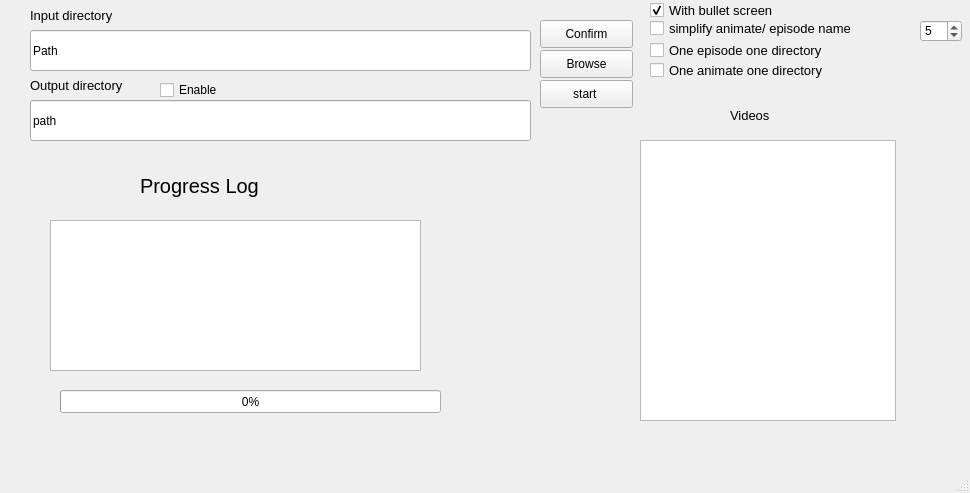
<?xml version="1.0" encoding="UTF-8"?>
<ui version="4.0">
 <class>MainWindow</class>
 <widget class="QMainWindow" name="MainWindow">
  <property name="geometry">
   <rect>
    <x>0</x>
    <y>0</y>
    <width>970</width>
    <height>493</height>
   </rect>
  </property>
  <property name="windowTitle">
   <string>Video Changer</string>
  </property>
  <property name="autoFillBackground">
   <bool>false</bool>
  </property>
  <widget class="QWidget" name="centralwidget">
   <widget class="QPushButton" name="pushButton">
    <property name="geometry">
     <rect>
      <x>540</x>
      <y>20</y>
      <width>93</width>
      <height>28</height>
     </rect>
    </property>
    <property name="text">
     <string>Confirm</string>
    </property>
   </widget>
   <widget class="QLineEdit" name="lineEdit">
    <property name="geometry">
     <rect>
      <x>30</x>
      <y>30</y>
      <width>501</width>
      <height>41</height>
     </rect>
    </property>
    <property name="inputMask">
     <string/>
    </property>
    <property name="text">
     <string>Path</string>
    </property>
   </widget>
   <widget class="QPushButton" name="pushButton_2">
    <property name="geometry">
     <rect>
      <x>540</x>
      <y>50</y>
      <width>93</width>
      <height>28</height>
     </rect>
    </property>
    <property name="text">
     <string>Browse</string>
    </property>
   </widget>
   <widget class="QTextBrowser" name="textBrowser">
    <property name="geometry">
     <rect>
      <x>50</x>
      <y>220</y>
      <width>371</width>
      <height>151</height>
     </rect>
    </property>
   </widget>
   <widget class="QLabel" name="label">
    <property name="geometry">
     <rect>
      <x>140</x>
      <y>170</y>
      <width>151</width>
      <height>31</height>
     </rect>
    </property>
    <property name="font">
     <font>
      <pointsize>15</pointsize>
     </font>
    </property>
    <property name="lineWidth">
     <number>1</number>
    </property>
    <property name="text">
     <string>Progress Log</string>
    </property>
   </widget>
   <widget class="QLineEdit" name="lineEdit_2">
    <property name="geometry">
     <rect>
      <x>30</x>
      <y>100</y>
      <width>501</width>
      <height>41</height>
     </rect>
    </property>
    <property name="text">
     <string>path</string>
    </property>
   </widget>
   <widget class="QLabel" name="label_2">
    <property name="geometry">
     <rect>
      <x>30</x>
      <y>0</y>
      <width>121</width>
      <height>31</height>
     </rect>
    </property>
    <property name="font">
     <font>
      <pointsize>10</pointsize>
     </font>
    </property>
    <property name="text">
     <string>Input directory</string>
    </property>
   </widget>
   <widget class="QLabel" name="label_3">
    <property name="geometry">
     <rect>
      <x>30</x>
      <y>70</y>
      <width>121</width>
      <height>31</height>
     </rect>
    </property>
    <property name="font">
     <font>
      <pointsize>10</pointsize>
     </font>
    </property>
    <property name="text">
     <string>Output directory</string>
    </property>
   </widget>
   <widget class="QCheckBox" name="checkBox">
    <property name="geometry">
     <rect>
      <x>160</x>
      <y>80</y>
      <width>81</width>
      <height>20</height>
     </rect>
    </property>
    <property name="text">
     <string>Enable</string>
    </property>
   </widget>
   <widget class="QProgressBar" name="progressBar">
    <property name="geometry">
     <rect>
      <x>60</x>
      <y>390</y>
      <width>381</width>
      <height>23</height>
     </rect>
    </property>
    <property name="value">
     <number>0</number>
    </property>
   </widget>
   <widget class="QTextBrowser" name="textBrowser_2">
    <property name="geometry">
     <rect>
      <x>640</x>
      <y>140</y>
      <width>256</width>
      <height>281</height>
     </rect>
    </property>
   </widget>
   <widget class="QLabel" name="label_4">
    <property name="geometry">
     <rect>
      <x>730</x>
      <y>100</y>
      <width>71</width>
      <height>31</height>
     </rect>
    </property>
    <property name="font">
     <font>
      <pointsize>10</pointsize>
     </font>
    </property>
    <property name="text">
     <string>Videos</string>
    </property>
   </widget>
   <widget class="QCheckBox" name="checkBox_2">
    <property name="geometry">
     <rect>
      <x>650</x>
      <y>0</y>
      <width>171</width>
      <height>20</height>
     </rect>
    </property>
    <property name="font">
     <font>
      <pointsize>10</pointsize>
     </font>
    </property>
    <property name="text">
     <string>With bullet screen</string>
    </property>
    <property name="checked">
     <bool>true</bool>
    </property>
   </widget>
   <widget class="QCheckBox" name="checkBox_3">
    <property name="geometry">
     <rect>
      <x>650</x>
      <y>20</y>
      <width>271</width>
      <height>16</height>
     </rect>
    </property>
    <property name="font">
     <font>
      <pointsize>10</pointsize>
     </font>
    </property>
    <property name="text">
     <string>simplify animate/ episode name</string>
    </property>
   </widget>
   <widget class="QSpinBox" name="spinBox">
    <property name="geometry">
     <rect>
      <x>920</x>
      <y>20</y>
      <width>42</width>
      <height>22</height>
     </rect>
    </property>
    <property name="value">
     <number>5</number>
    </property>
   </widget>
   <widget class="QCheckBox" name="checkBox_4">
    <property name="geometry">
     <rect>
      <x>650</x>
      <y>40</y>
      <width>221</width>
      <height>20</height>
     </rect>
    </property>
    <property name="font">
     <font>
      <pointsize>10</pointsize>
     </font>
    </property>
    <property name="text">
     <string>One episode one directory</string>
    </property>
   </widget>
   <widget class="QCheckBox" name="checkBox_5">
    <property name="geometry">
     <rect>
      <x>650</x>
      <y>60</y>
      <width>261</width>
      <height>20</height>
     </rect>
    </property>
    <property name="font">
     <font>
      <pointsize>10</pointsize>
     </font>
    </property>
    <property name="text">
     <string>One animate one directory</string>
    </property>
   </widget>
   <widget class="QPushButton" name="pushButton_3">
    <property name="geometry">
     <rect>
      <x>540</x>
      <y>80</y>
      <width>93</width>
      <height>28</height>
     </rect>
    </property>
    <property name="text">
     <string>start </string>
    </property>
   </widget>
  </widget>
  <widget class="QMenuBar" name="menubar">
   <property name="geometry">
    <rect>
     <x>0</x>
     <y>0</y>
     <width>970</width>
     <height>26</height>
    </rect>
   </property>
  </widget>
  <widget class="QStatusBar" name="statusbar"/>
 </widget>
 <resources/>
 <connections/>
</ui>
